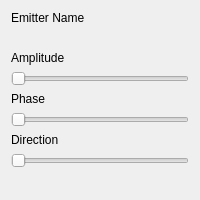
<?xml version="1.0" encoding="UTF-8"?>
<ui version="4.0">
 <class>Form</class>
 <widget class="QWidget" name="Form">
  <property name="geometry">
   <rect>
    <x>0</x>
    <y>0</y>
    <width>200</width>
    <height>200</height>
   </rect>
  </property>
  <property name="windowTitle">
   <string>Form</string>
  </property>
  <layout class="QGridLayout" name="gridLayout">
   <item row="2" column="0">
    <widget class="QLabel" name="amplitudeLabel">
     <property name="text">
      <string>Amplitude</string>
     </property>
    </widget>
   </item>
   <item row="8" column="0">
    <spacer name="lowerSpacer">
     <property name="orientation">
      <enum>Qt::Vertical</enum>
     </property>
     <property name="sizeHint" stdset="0">
      <size>
       <width>20</width>
       <height>40</height>
      </size>
     </property>
    </spacer>
   </item>
   <item row="1" column="0">
    <spacer name="upperSpacer">
     <property name="orientation">
      <enum>Qt::Vertical</enum>
     </property>
     <property name="sizeType">
      <enum>QSizePolicy::Minimum</enum>
     </property>
     <property name="sizeHint" stdset="0">
      <size>
       <width>20</width>
       <height>20</height>
      </size>
     </property>
    </spacer>
   </item>
   <item row="5" column="0">
    <widget class="QSlider" name="phaseSlider">
     <property name="orientation">
      <enum>Qt::Horizontal</enum>
     </property>
    </widget>
   </item>
   <item row="6" column="0">
    <widget class="QLabel" name="directionLabel">
     <property name="text">
      <string>Direction</string>
     </property>
    </widget>
   </item>
   <item row="0" column="0">
    <widget class="QLabel" name="nameLabel">
     <property name="sizePolicy">
      <sizepolicy hsizetype="Preferred" vsizetype="Minimum">
       <horstretch>0</horstretch>
       <verstretch>0</verstretch>
      </sizepolicy>
     </property>
     <property name="text">
      <string>Emitter Name</string>
     </property>
    </widget>
   </item>
   <item row="4" column="0">
    <widget class="QLabel" name="phaseLabel">
     <property name="text">
      <string>Phase</string>
     </property>
    </widget>
   </item>
   <item row="7" column="0">
    <widget class="QSlider" name="directionSlider">
     <property name="orientation">
      <enum>Qt::Horizontal</enum>
     </property>
    </widget>
   </item>
   <item row="3" column="0">
    <widget class="QSlider" name="amplitudeSlider">
     <property name="maximum">
      <number>99</number>
     </property>
     <property name="orientation">
      <enum>Qt::Horizontal</enum>
     </property>
    </widget>
   </item>
  </layout>
 </widget>
 <resources/>
 <connections/>
</ui>
